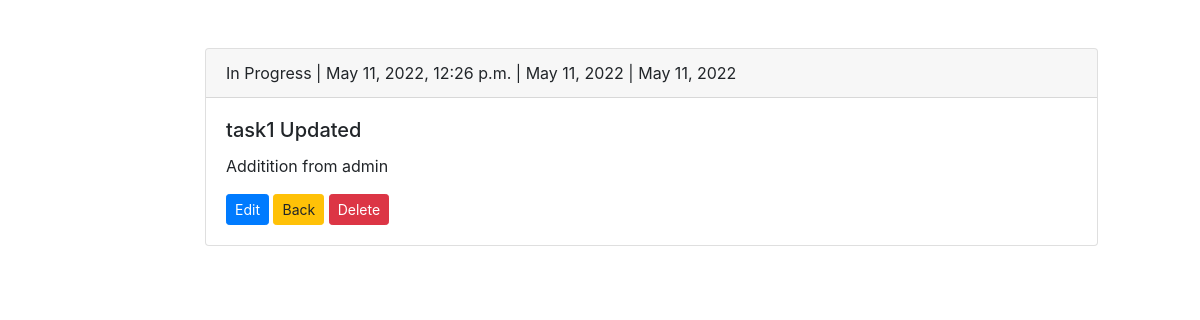
/detail/10/, run on the app's committed database.
### todo/models.py (models this page shows, shortened)
class Todo(models.Model):
    STATUS=(
        ("in progress" , "In Progress"),
        ("completed","Completed"),
        ("pending","Pending")
    )
    Title = models.CharField(max_length=50)
    Description = models.TextField()
    Datetime = models.DateTimeField()
    Status = models.CharField(max_length=20,choices=STATUS)
    CreatedAt = models.DateField(auto_now_add=True)
    ModifiedAt = models.DateField(auto_now=True)

### todo/views.py (the view)
# urls.py: path('detail/<pk>/', views.TodoDetailView.as_view(),name='todo-detail'),
class TodoDetailView(DetailView):
    model=Todo
    template_name='todo/detail.html'

### todo/templates/todo/detail.html (shortened to what this page needs)
{%extends 'todo/base.html'%}
{%block content%}
<div class="row mt-5">
  <div class="col-lg-2">
  </div>
  <div class="col-lg-9">
    <div class="card">
      <div class="card-header">
        {{todo.Status|title}} | {{todo.Datetime}} | {{todo.CreatedAt}} | {{todo.ModifiedAt}}
      </div>
      <div class="card-body">
        <h5 class="card-title"> {{todo.Title}} </h5>
        <p class="card-text">{{todo.Description}}</p>
        <a class="btn btn-sm btn-primary" href="{%url 'todo-update' todo.id%}">Edit</a>
        <a class="btn btn-sm btn-warning" href="{%url 'todo-list' %}">Back</a>
        <a class="btn btn-sm btn-danger" href="{%url 'todo-delete' todo.id %}">Delete</a>
      </div>
    </div>
  </div>
</div>
{%endblock%}

### data on the page
Todo: Status "In Progress", Datetime "May 11, 2022, 12:26 p.m.", CreatedAt "May 11, 2022", ModifiedAt "May 11, 2022", Title "task1 Updated", Description "Additition from admin"
